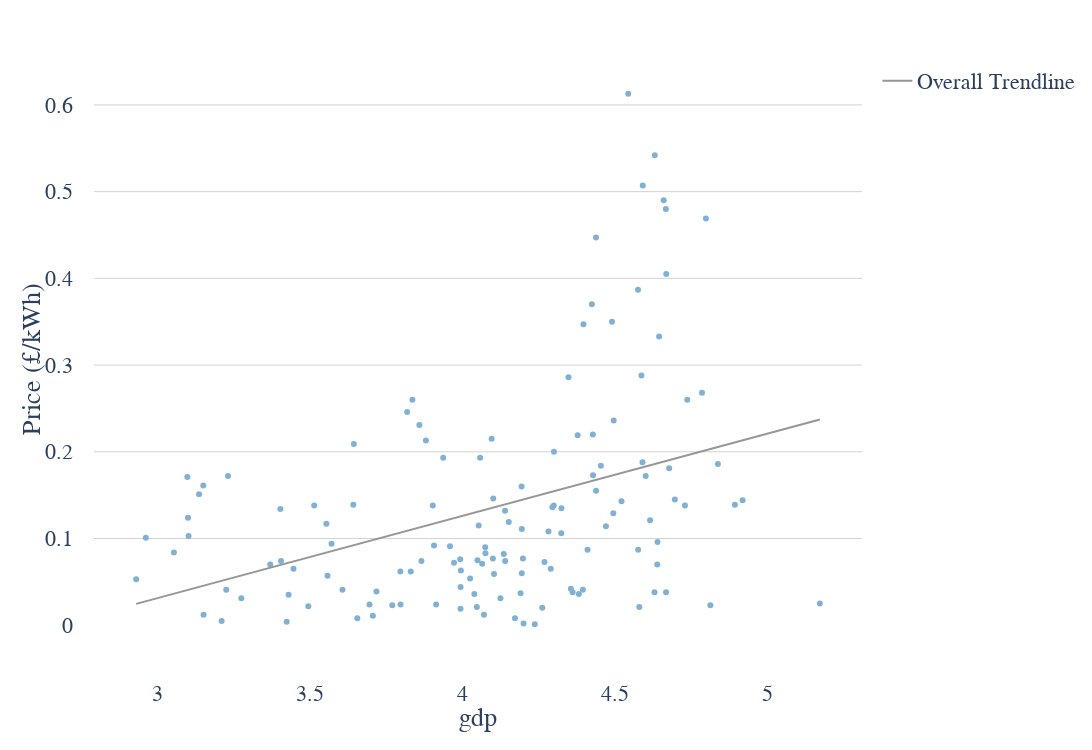

Notebook code cell kept with this figure:
### Code cell
scatter_chart(data=joined_energy_data, x_var='gdp_per_cap_log', y_var='price', x_label='gdp', y_label='Price (£/kWh)', hover_labels='country')

### Figure 1 — Plotly figure (JSON) as saved in the notebook; plotly's stock layout.template omitted (floating-point values rounded to 4 significant figures; data arrays with more than 128 entries replaced by an {"elided": "..."} marker saying what was removed)
{"data": [{"customdata": {"elided": "144x1 str values"}, "hovertemplate": "gdp=%{x}<br>Price (£/kWh)=%{y}<br>country=%{customdata[0]}<extra></extra>", "legendgroup": "", "marker": {"color": "#80b1d3", "symbol": "circle"}, "mode": "markers", "name": "", "orientation": "v", "showlegend": false, "type": "scatter", "x": {"elided": "144 float values"}, "xaxis": "x", "y": {"elided": "144 float values"}, "yaxis": "y"}, {"hovertemplate": "<b>OLS trendline</b><br>price = 0.0948339 * gdp_per_cap_log + -0.253394<br>R<sup>2</sup>=0.141958<br><br>gdp=%{x}<br>Price (£/kWh)=%{y} <b>(trend)</b><extra></extra>", "legendgroup": "Overall Trendline", "line": {"color": "#969696"}, "mode": "lines", "name": "Overall Trendline", "showlegend": true, "type": "scatter", "x": {"elided": "134 float values"}, "xaxis": "x", "y": {"elided": "134 float values"}, "yaxis": "y"}], "layout": {"font": {"family": "Arial", "size": 22}, "height": 750, "legend": {"tracegroupgap": 0}, "margin": {"pad": 20, "t": 60}, "paper_bgcolor": "white", "plot_bgcolor": "white", "width": 1400, "xaxis": {"anchor": "y", "domain": [0, 1], "showgrid": false, "title": {"text": "gdp"}}, "yaxis": {"anchor": "x", "domain": [0, 1], "gridcolor": "LightGrey", "gridwidth": 1, "showgrid": true, "title": {"text": "Price (£/kWh)"}}}}
